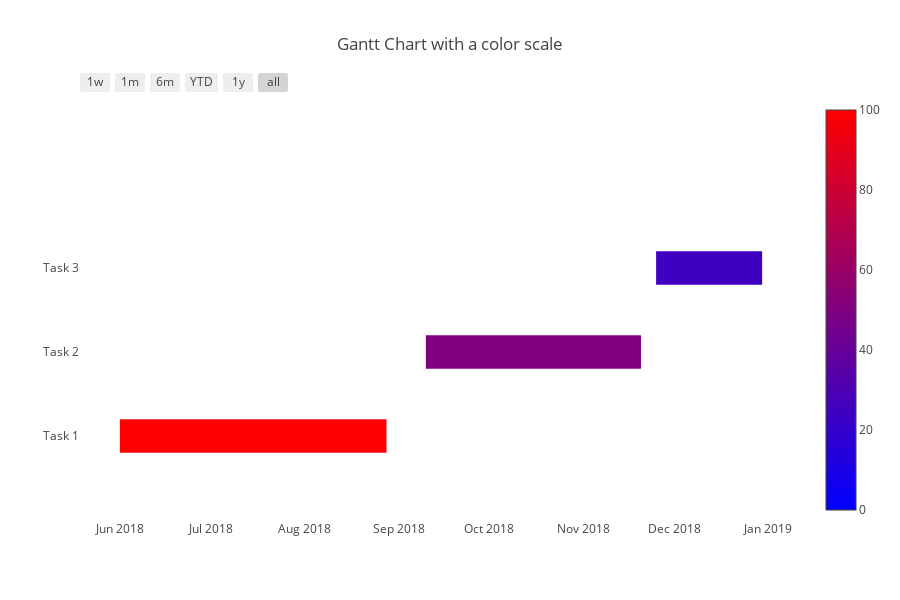

Notebook code cell kept with this figure:
### Markdown cell above
**Define the Gantt chart**

The **colors** attribute takes in the name of a built-in color scale or a list of RGB or Hexademical numbers

**index_col** is used to specify which field should be represented using the color scale

**show_colorbar** can be set to view the color scale as a reference

### Code cell
fig = ff.create_gantt(tasks, 
                      title = 'Gantt Chart with a color scale',
                      
                      colors = 'Picnic', 
                      index_col = 'Complete', 
                      show_colorbar = True)

offline.iplot(fig)

### Figure 1 — Plotly figure (JSON) as saved in the notebook; plotly's stock layout.template omitted (floating-point values rounded to 4 significant figures)
{"data": [{"marker": {"color": "white"}, "name": "", "type": "scatter", "uid": "a0580a52-9c60-11e8-8be9-6030d4660e22", "x": ["2018-06-01", "2018-08-28"], "y": [0, 0]}, {"marker": {"color": "white"}, "name": "", "type": "scatter", "uid": "a0580c34-9c60-11e8-96cd-6030d4660e22", "x": ["2018-09-10", "2018-11-20"], "y": [1, 1]}, {"marker": {"color": "white"}, "name": "", "type": "scatter", "uid": "a0580dd8-9c60-11e8-ab5c-6030d4660e22", "x": ["2018-11-25", "2018-12-30"], "y": [2, 2]}, {"marker": {"cmax": 100, "cmin": 0, "color": "white", "colorscale": [[0, "rgb(0.0, 0.0, 255.0)"], [1, "rgb(255.0, 0.0, 0.0)"]], "showscale": true}, "name": "", "type": "scatter", "uid": "a0580ed0-9c60-11e8-8d62-6030d4660e22", "x": ["2018-11-25", "2018-11-25"], "y": [2, 2]}], "layout": {"height": 600, "hovermode": "closest", "shapes": [{"fillcolor": "rgb(255.0, 0.0, 0.0)", "line": {"width": 0}, "opacity": 1, "type": "rect", "x0": "2018-06-01", "x1": "2018-08-28", "xref": "x", "y0": -0.2, "y1": 0.2, "yref": "y"}, {"fillcolor": "rgb(127.5, 0.0, 127.5)", "line": {"width": 0}, "opacity": 1, "type": "rect", "x0": "2018-09-10", "x1": "2018-11-20", "xref": "x", "y0": 0.8, "y1": 1.2, "yref": "y"}, {"fillcolor": "rgb(63.75, 0.0, 191.25)", "line": {"width": 0}, "opacity": 1, "type": "rect", "x0": "2018-11-25", "x1": "2018-12-30", "xref": "x", "y0": 1.8, "y1": 2.2, "yref": "y"}], "showlegend": false, "title": "Gantt Chart with a color scale", "width": 900, "xaxis": {"rangeselector": {"buttons": [{"count": 7, "label": "1w", "step": "day", "stepmode": "backward"}, {"count": 1, "label": "1m", "step": "month", "stepmode": "backward"}, {"count": 6, "label": "6m", "step": "month", "stepmode": "backward"}, {"count": 1, "label": "YTD", "step": "year", "stepmode": "todate"}, {"count": 1, "label": "1y", "step": "year", "stepmode": "backward"}, {"step": "all"}]}, "showgrid": false, "type": "date", "zeroline": false}, "yaxis": {"autorange": false, "range": [-1, 4], "showgrid": false, "ticktext": ["Task 1", "Task 2", "Task 3"], "tickvals": [0, 1, 2], "zeroline": false}}}
